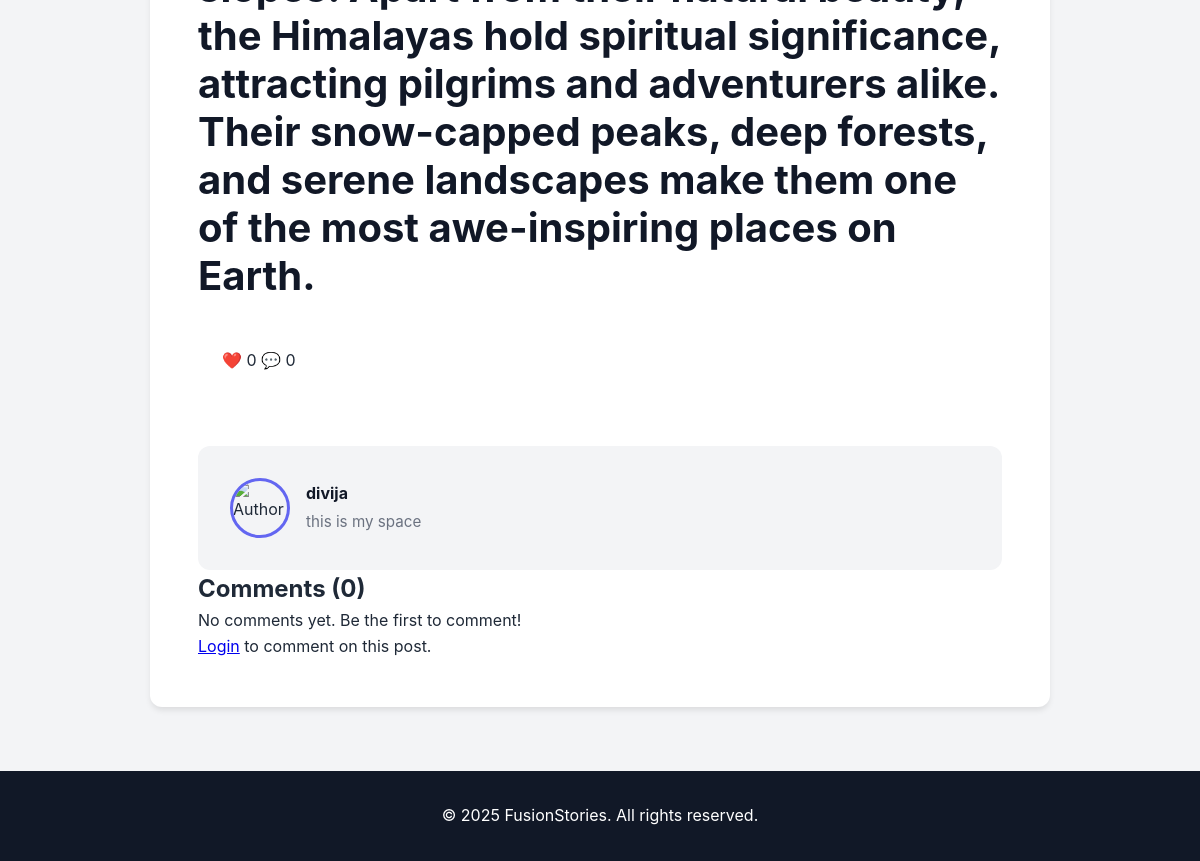
The page /post/7/ (lower part) on the database as committed earlier.
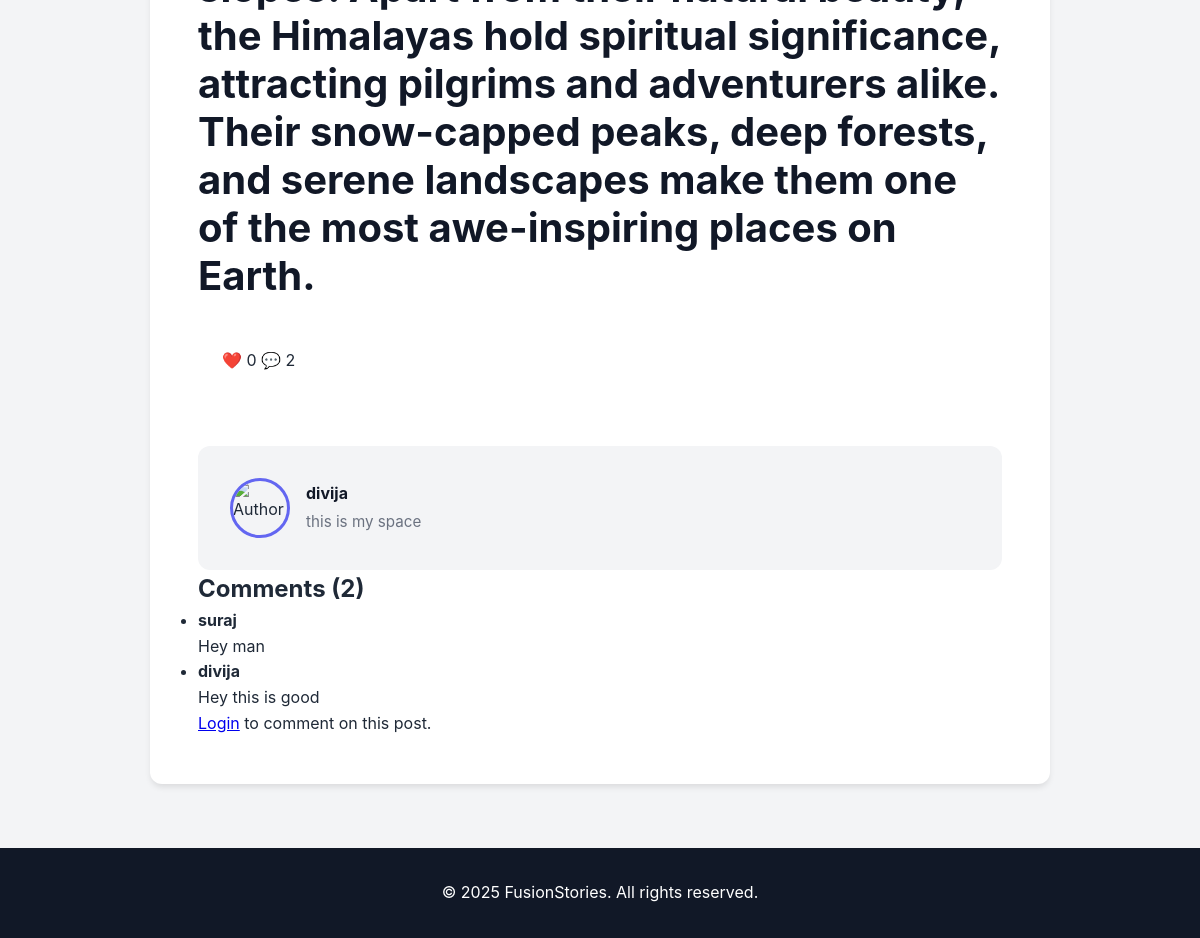
The same page on the database as committed later.
### blog/models.py (models this page shows, shortened)
class Post(models.Model):
    title = models.CharField(max_length=200)
    user = models.ForeignKey(User, on_delete=models.CASCADE, related_name='posts')
    content = models.TextField()
    date = models.DateTimeField(default=timezone.now)
    image = models.ImageField(upload_to='posts/', blank=True, null=True)
    def comment_count(self):
        return self.comments.count()
    def like_count(self):
        return self.likes.count()

class User(models.Model):
    name = models.CharField(max_length=100, unique=True)
    email = models.EmailField(unique=True)
    password = models.CharField(max_length=128)
    desc = models.TextField(blank=True)
    img = models.ImageField(upload_to='Users/', blank=True, null=True)

class Comment(models.Model):
    post = models.ForeignKey(Post, on_delete=models.CASCADE, related_name='comments')
    user = models.ForeignKey(User, on_delete=models.CASCADE)
    content = models.TextField()
    created_at = models.DateTimeField(default=timezone.now)

### blog/views.py (the view, shortened to what this page needs)
# urls.py: path('post/<int:pk>/', views.read, name="read"),
def read(request, pk):
    username = request.session.get('username')
    profile_img = None
    user = None
    post_obj = get_object_or_404(Post, id=pk)
    comments = post_obj.comments.order_by('-created_at')  # ✅ Get post comments
    return render(request, "post.html", {
        "post": post_obj,
        "username": username,
        "profile_img": profile_img,
        "comments": comments
    })

### blog/templates/post.html (shortened to what this page needs)
{% load static %}
<!DOCTYPE html>
<html lang="en">
<head>
</head>
<body class="page">
    <main class="post-page">
        <div class="post-content">
            {{ post.content|safe }}
        </div>
        <div class="post-actions">
            <div class="likes-comments">
                <span class="likes">❤️ {{ post.like_count }}</span>
                <span class="comments">💬 {{ post.comment_count }}</span>
            </div>
        </div>
        <section class="author-info">
            {% if post.user.img %}
            <img src="{{ post.user.img.url }}" class="profile-pic-small" alt="Author">
            {% else %}
            <img src="{% static 'default_profile.png' %}" class="profile-pic-small" alt="Author">
            {% endif %}
            <div>
                <h4>{{ post.user.name }}</h4>
                <p>{{ post.user.desc|default:"This author hasn’t added a bio yet." }}</p>
            </div>
        </section>
        <section class="comments-section">
            <h2>Comments ({{ post.comment_count }})</h2>
            {% if comments %}
            <ul class="comment-list">
                {% for comment in comments %}
                <li class="comment-item">
                    <div class="comment-header">
                        <strong>{{ comment.user.name }}</strong>
                    </div>
                    <p class="comment-text">{{ comment.content }}</p>
                </li>
                {% endfor %}
            </ul>
            {% else %}
            <p class="no-comments">No comments yet. Be the first to comment!</p>
            {% endif %}
            {% if username %}
            <form method="POST" action="{% url 'add_comment' post.id %}" class="comment-form">
                {% csrf_token %}
                <textarea name="content" placeholder="Write a comment..." required></textarea>
                <button type="submit" class="comment-btn">Post Comment</button>
            </form>
            {% else %}
            <p><a href="{% url 'login' %}">Login</a> to comment on this post.</p>
            {% endif %}
        </section>
    </main>
    <footer class="footer">
        <p>© 2025 FusionStories. All rights reserved.</p>
    </footer>
</body>
</html>

Rows that differ between the two databases and show on the page:
computed for Post "divija": comment_count "0" → "2"
added Comment: user.name "suraj", content "Hey man"
added Comment: user.name "divija", content "Hey this is good"
Other text that changed with them:
text no longer shown: "No comments yet. Be the first to comment!"
